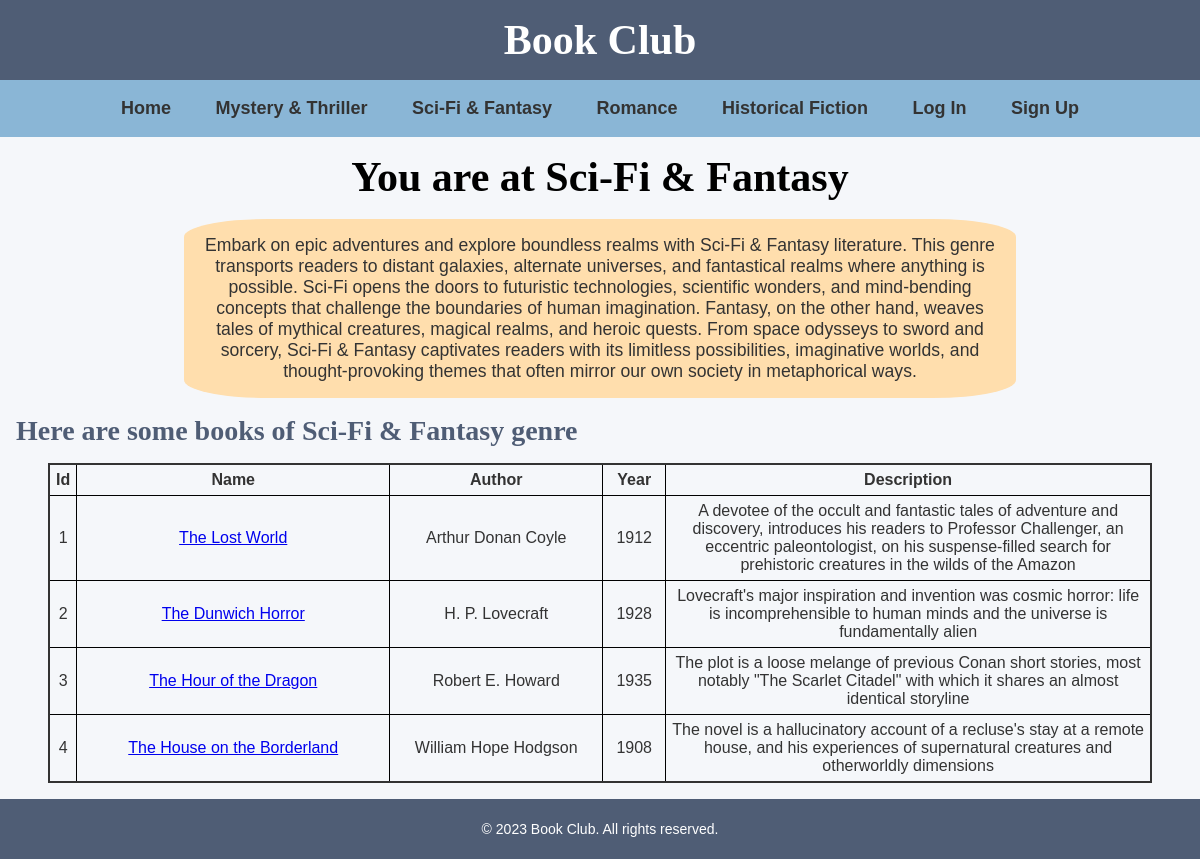
/genre/2, run on the app's committed database.
### main/models.py (models this page shows, shortened)
class Genre(models.Model):
	name = models.CharField(max_length=32)
	description = models.TextField()

class Book(models.Model):
	genre = models.ForeignKey(Genre, on_delete=models.CASCADE)
	name = models.CharField(max_length=128)
	author = models.CharField(max_length=128)
	year = models.IntegerField()
	description = models.TextField()
	link = models.CharField(max_length=512)

### main/views.py (the view)
# urls.py: path('genre/<int:genre_id>', views.genre, name='genre'),
def genre(request, genre_id):
	return render(request, 'main/genre.html', {
		'genre': Genre.objects.get(id=genre_id),
		'books': Book.objects.filter(genre_id=genre_id),
		'genres': Genre.objects.all()
	})

### main/templates/main/genre.html
{% extends "main/layout.html" %}
{% load static %}
{% block main %}
	<div class="genre-container">
		<h1>You are at {{ genre.name }}</h1>
		<p>{{ genre.description }}</p>
		<h2>Here are some books of {{ genre.name }} genre</h2>
		<table>
            <thead>
			    <tr>
			    	<th>Id</th>
					<th>Name</th>
					<th>Author</th>
					<th>Year</th>
					<th>Description</th>
			    </tr>
		  	</thead>
		  	<tbody>
		  	{% for book in books %}
	        	<tr>
	        		<th>{{ forloop.counter }}</th>
	        		<th><a href="{% url 'book' book.id %}">{{ book.name }}</a></th>
	        		<th>{{ book.author }}</th>
	        		<th>{{ book.year }}</th>
	        		<th>{{ book.description }}</th>
	        	</tr>
        	{% endfor %}
		  	</tbody>
		</table>
	</div>
{% endblock %}

### main/templates/main/layout.html (shortened to what this page needs)
{% load static %}
<!DOCTYPE html>
<html>
<head>
	<link rel="stylesheet" href="{% static 'main/style.css' %}">
</head>
<body>
	<header>
        <h1>Book Club</h1>
    </header>
    <nav>
        <ul>
            <li><a href="{% url 'index' %}">Home</a></li>
        {% for genre in genres %}
            <li><a href="{% url 'genre' genre.id %}">{{ genre.name }}</a></li>
        {% endfor %}
        {% if not request.user.is_authenticated %}
            <li><a href="{% url 'login' %}">Log In</a></li>
            <li><a href="{% url 'signup' %}">Sign Up</a></li>
        {% else %}
            <li><a href="{% url 'logout' %}">Log Out</a></li>
        {% endif %}
        </ul>
    </nav>
    {% block main %}
    {% endblock %}
    <footer>
        <p>&copy; 2023 Book Club. All rights reserved.</p>
    </footer>
</body>
</html>

### main/static/main/style.css (style rules this page uses)
body { margin: 0; padding: 0; font-family: "Arial", sans-serif; background-color: #F5F7FA; color: #333333; }
header { background-color: #4F5D75; padding: 1rem; text-align: center; }
h1 { font-size: 42px; color: #FFFFFF; margin: 0; font-family: "Georgia", serif; }
nav { background-color: #8AB6D6; color: #333333; padding: 0.5rem 0; text-align: center; }
nav ul { list-style: none; margin: 0; padding: 0; }
nav ul li { display: inline-block; }
nav ul li a { display: block; padding: 10px 20px; color: #333333; text-decoration: none; font-size: 18px; font-family: "Arial", sans-serif; font-weight: bold; }
.genre-container h1 { color: black; text-align: center; margin: 1rem; }
.genre-container p { width: 800px; margin-left: auto; margin-right: auto; text-align: center; background-color: navajowhite; padding: 1rem; border-radius: 10%; font-size: 1.1rem; }
.genre-container h2 { margin-left: 1rem; }
.genre-container table { margin-left: 3rem; margin-right: 3rem; border: 2px solid; width: calc(100% - 6rem); border-collapse: collapse; margin-bottom: 1rem; }
.genre-container th, td { border: 1px solid black; padding: 6px; }
.genre-container tbody tr th { font-weight: normal; }
.genre-container td:nth-child(2), th:nth-child(2) { width: 300px; }
.genre-container td:nth-child(3), th:nth-child(3) { width: 200px; }
.genre-container td:nth-child(4), th:nth-child(4) { width: 50px; }
h2 { font-size: 28px; color: #4F5D75; margin: 1rem 0; font-family: "Georgia", serif; }
p, a, li { font-family: "Verdana", sans-serif; }
footer { background-color: #4F5D75; color: #FFFFFF; padding: 0.5rem; text-align: center; font-size: 14px; font-family: "Arial", sans-serif; }

### data on the page
Genre: name "Mystery & Thriller"
Genre: name "Sci-Fi & Fantasy", description "Embark on epic adventures and explore boundless realms with Sci-Fi & Fantasy literature. This genre transports readers to distant galaxies, alternate universes, and fantastical realms where anything is possible. Sci-Fi opens the doors to futuristic technologies, scientific wonders, and mind-bending concepts that challenge the boundaries of human imagination. Fantasy, on the other hand, weaves tales of mythical creatures, magical realms, and heroic quests. From space odysseys to sword and sorcery, Sci-Fi & Fantasy captivates readers with its limitless possibilities, imaginative worlds, and thought-provoking themes that often mirror our own society in metaphorical ways."
Genre: name "Romance"
Genre: name "Historical Fiction"
Book: name "The Lost World", author "Arthur Donan Coyle", year "1912", description "A devotee of the occult and fantastic tales of adventure and discovery, introduces his readers to Professor Challenger, an eccentric paleontologist, on his suspense-filled search for prehistoric creatures in the wilds of the Amazon"
Book: name "The Dunwich Horror", author "H. P. Lovecraft", year "1928", description "Lovecraft's major inspiration and invention was cosmic horror: life is incomprehensible to human minds and the universe is fundamentally alien"
Book: name "The Hour of the Dragon", author "Robert E. Howard", year "1935", description "The plot is a loose melange of previous Conan short stories, most notably \"The Scarlet Citadel\" with which it shares an almost identical storyline"
Book: name "The House on the Borderland", author "William Hope Hodgson", year "1908", description "The novel is a hallucinatory account of a recluse's stay at a remote house, and his experiences of supernatural creatures and otherworldly dimensions"
